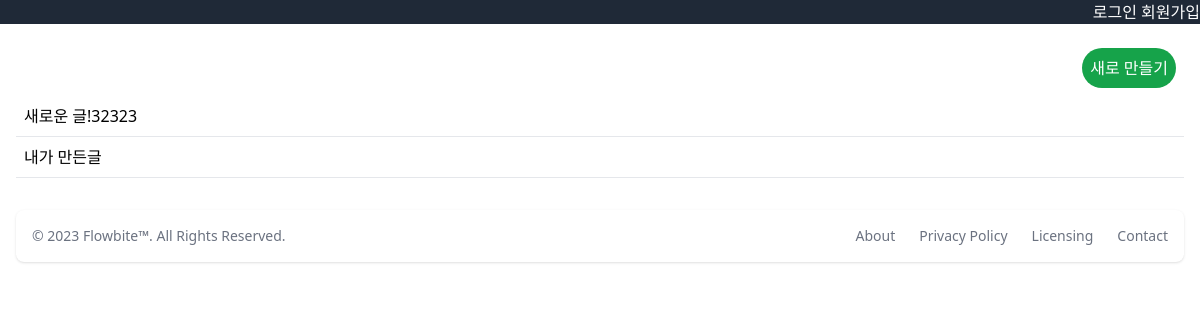
/todo/, run on an earlier commit of the app's database.
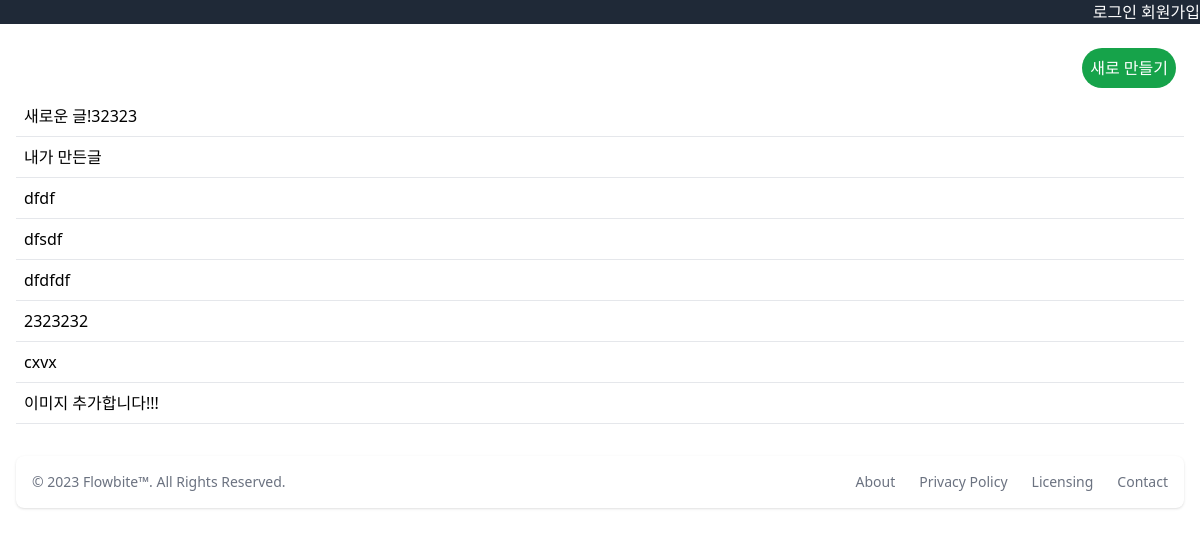
And on a later commit of the database.
### todo/models.py (models this page shows, shortened)
class Todo(models.Model):
    user = models.ForeignKey("user.User", on_delete=models.CASCADE)
    content = models.TextField()
    created_at = models.DateTimeField(auto_now_add=True)
    updated_at = models.DateTimeField(auto_now=True)
    is_done = models.BooleanField(default=False)
    image = models.ImageField(blank=True, null=True)

### todo/views.py (the view)
# urls.py: path("", views.index),
def index(request):
    if request.method == "GET":
        todos = Todo.objects.all()
        context = {
            "todos": todos,
        }
        return render(request, "todo/index.html", context)
    else:
        return HttpResponse("Invalid request method", status=405)

### todo/templates/todo/index.html
{% extends 'base.html' %} {% block content %}
<div class="p-4">
  <a href="/todo/create/" class="m-2 flex justify-end">
    <button class="bg-green-600 p-2 rounded-full text-white">
      새로 만들기
    </button>
  </a>
  <ul>
    {% for todo in todos %}
    <a href="/todo/{{ todo.id }}">
      <li class="p-2 border-b">
        <div>{{ todo.content}}</div>
      </li>
    </a>
    {% endfor %}
  </ul>
</div>
{% endblock %}

What changed in the data, as far as the page shows it:
added Todo: content "dfdf"
added Todo: content "dfsdf"
added Todo: content "dfdfdf"
added Todo: content "2323232"
added Todo: content "cxvx"
added Todo: content "이미지 추가합니다!!!"
